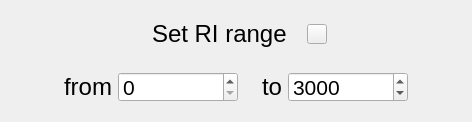
            <widget class="QFrame" name="frame_17">
             <property name="sizePolicy">
              <sizepolicy hsizetype="Expanding" vsizetype="Expanding">
               <horstretch>0</horstretch>
               <verstretch>0</verstretch>
              </sizepolicy>
             </property>
             <property name="minimumSize">
              <size>
               <width>0</width>
               <height>0</height>
              </size>
             </property>
             <property name="maximumSize">
              <size>
               <width>16777215</width>
               <height>16777215</height>
              </size>
             </property>
             <layout class="QGridLayout" name="gridLayout_9" columnstretch="1,1,2,2,1,1">
              <item row="1" column="0">
               <spacer name="horizontalSpacer_7">
                <property name="orientation">
                 <enum>Qt::Horizontal</enum>
                </property>
                <property name="sizeHint" stdset="0">
                 <size>
                  <width>44</width>
                  <height>20</height>
                 </size>
                </property>
               </spacer>
              </item>
              <item row="1" column="3" colspan="2">
               <widget class="QWidget" name="widget_6" native="true">
                <layout class="QHBoxLayout" name="horizontalLayout_8">
                 <item>
                  <widget class="QLabel" name="label_18">
                   <property name="sizePolicy">
                    <sizepolicy hsizetype="Maximum" vsizetype="Preferred">
                     <horstretch>0</horstretch>
                     <verstretch>0</verstretch>
                    </sizepolicy>
                   </property>
                   <property name="font">
                    <font>
                     <pointsize>18</pointsize>
                     <weight>50</weight>
                     <italic>false</italic>
                     <bold>false</bold>
                    </font>
                   </property>
                   <property name="styleSheet">
                    <string notr="true">font: 18pt;</string>
                   </property>
                   <property name="text">
                    <string>to</string>
                   </property>
                   <property name="scaledContents">
                    <bool>false</bool>
                   </property>
                   <property name="alignment">
                    <set>Qt::AlignRight|Qt::AlignTrailing|Qt::AlignVCenter</set>
                   </property>
                   <property name="wordWrap">
                    <bool>true</bool>
                   </property>
                  </widget>
                 </item>
                 <item>
                  <widget class="QSpinBox" name="spinBox_7">
                   <property name="minimumSize">
                    <size>
                     <width>120</width>
                     <height>30</height>
                    </size>
                   </property>
                   <property name="maximumSize">
                    <size>
                     <width>120</width>
                     <height>30</height>
                    </size>
                   </property>
                   <property name="font">
                    <font>
                     <pointsize>16</pointsize>
                     <weight>50</weight>
                     <italic>false</italic>
                     <bold>false</bold>
                    </font>
                   </property>
                   <property name="styleSheet">
                    <string notr="true">font: 16pt;</string>
                   </property>
                   <property name="maximum">
                    <number>9999</number>
                   </property>
                   <property name="value">
                    <number>3000</number>
                   </property>
                  </widget>
                 </item>
                </layout>
               </widget>
              </item>
              <item row="1" column="5">
               <spacer name="horizontalSpacer_8">
                <property name="orientation">
                 <enum>Qt::Horizontal</enum>
                </property>
                <property name="sizeHint" stdset="0">
                 <size>
                  <width>44</width>
                  <height>20</height>
                 </size>
                </property>
               </spacer>
              </item>
              <item row="1" column="1" colspan="2">
               <widget class="QWidget" name="widget_5" native="true">
                <layout class="QHBoxLayout" name="horizontalLayout_7">
                 <item>
                  <widget class="QLabel" name="label_17">
                   <property name="sizePolicy">
                    <sizepolicy hsizetype="Maximum" vsizetype="Preferred">
                     <horstretch>0</horstretch>
                     <verstretch>0</verstretch>
                    </sizepolicy>
                   </property>
                   <property name="font">
                    <font>
                     <pointsize>18</pointsize>
                     <weight>50</weight>
                     <italic>false</italic>
                     <bold>false</bold>
                    </font>
                   </property>
                   <property name="styleSheet">
                    <string notr="true">font: 18pt;</string>
                   </property>
                   <property name="text">
                    <string>from</string>
                   </property>
                   <property name="scaledContents">
                    <bool>false</bool>
                   </property>
                   <property name="alignment">
                    <set>Qt::AlignRight|Qt::AlignTrailing|Qt::AlignVCenter</set>
                   </property>
                   <property name="wordWrap">
                    <bool>true</bool>
                   </property>
                  </widget>
                 </item>
                 <item>
                  <widget class="QSpinBox" name="spinBox_8">
                   <property name="minimumSize">
                    <size>
                     <width>120</width>
                     <height>30</height>
                    </size>
                   </property>
                   <property name="maximumSize">
                    <size>
                     <width>120</width>
                     <height>30</height>
                    </size>
                   </property>
                   <property name="font">
                    <font>
                     <pointsize>16</pointsize>
                     <weight>50</weight>
                     <italic>false</italic>
                     <bold>false</bold>
                    </font>
                   </property>
                   <property name="styleSheet">
                    <string notr="true">font: 16pt;</string>
                   </property>
                   <property name="maximum">
                    <number>9999</number>
                   </property>
                   <property name="value">
                    <number>0</number>
                   </property>
                  </widget>
                 </item>
                </layout>
               </widget>
              </item>
              <item row="0" column="4">
               <spacer name="horizontalSpacer_6">
                <property name="orientation">
                 <enum>Qt::Horizontal</enum>
                </property>
                <property name="sizeHint" stdset="0">
                 <size>
                  <width>44</width>
                  <height>20</height>
                 </size>
                </property>
               </spacer>
              </item>
              <item row="0" column="2" colspan="2">
               <widget class="QWidget" name="widget_4" native="true">
                <layout class="QHBoxLayout" name="horizontalLayout_6">
                 <property name="spacing">
                  <number>0</number>
                 </property>
                 <item>
                  <widget class="QLabel" name="label_5">
                   <property name="sizePolicy">
                    <sizepolicy hsizetype="Maximum" vsizetype="Preferred">
                     <horstretch>0</horstretch>
                     <verstretch>0</verstretch>
                    </sizepolicy>
                   </property>
                   <property name="minimumSize">
                    <size>
                     <width>0</width>
                     <height>0</height>
                    </size>
                   </property>
                   <property name="maximumSize">
                    <size>
                     <width>16777215</width>
                     <height>16777215</height>
                    </size>
                   </property>
                   <property name="font">
                    <font>
                     <pointsize>18</pointsize>
                     <weight>50</weight>
                     <italic>false</italic>
                     <bold>false</bold>
                    </font>
                   </property>
                   <property name="styleSheet">
                    <string notr="true">font: 18pt;</string>
                   </property>
                   <property name="text">
                    <string>Set RI range</string>
                   </property>
                  </widget>
                 </item>
                 <item>
                  <widget class="QPushButton" name="pushButton_9">
                   <property name="minimumSize">
                    <size>
                     <width>20</width>
                     <height>20</height>
                    </size>
                   </property>
                   <property name="maximumSize">
                    <size>
                     <width>20</width>
                     <height>20</height>
                    </size>
                   </property>
                   <property name="text">
                    <string/>
                   </property>
                   <property name="icon">
                    <iconset>
                     <normaloff>R-C.png</normaloff>R-C.png</iconset>
                   </property>
                   <property name="iconSize">
                    <size>
                     <width>20</width>
                     <height>20</height>
                    </size>
                   </property>
                  </widget>
                 </item>
                </layout>
               </widget>
              </item>
              <item row="0" column="1">
               <spacer name="horizontalSpacer_5">
                <property name="orientation">
                 <enum>Qt::Horizontal</enum>
                </property>
                <property name="sizeHint" stdset="0">
                 <size>
                  <width>52</width>
                  <height>20</height>
                 </size>
                </property>
               </spacer>
              </item>
             </layout>
            </widget>
